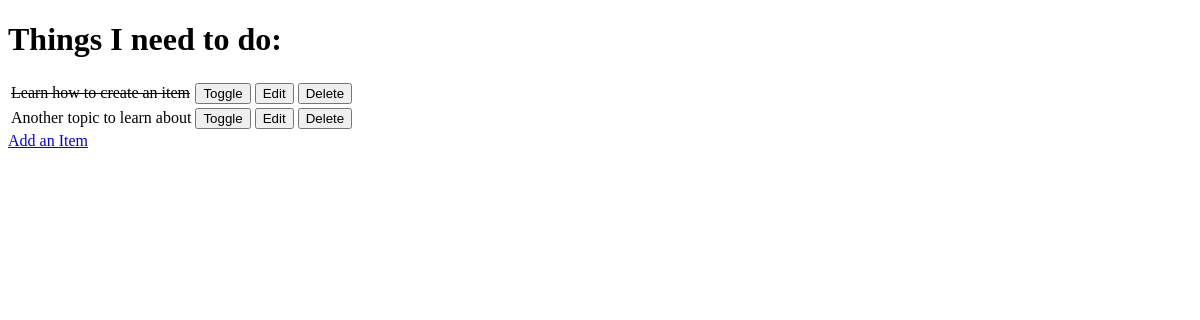
Before: / with the older database file.
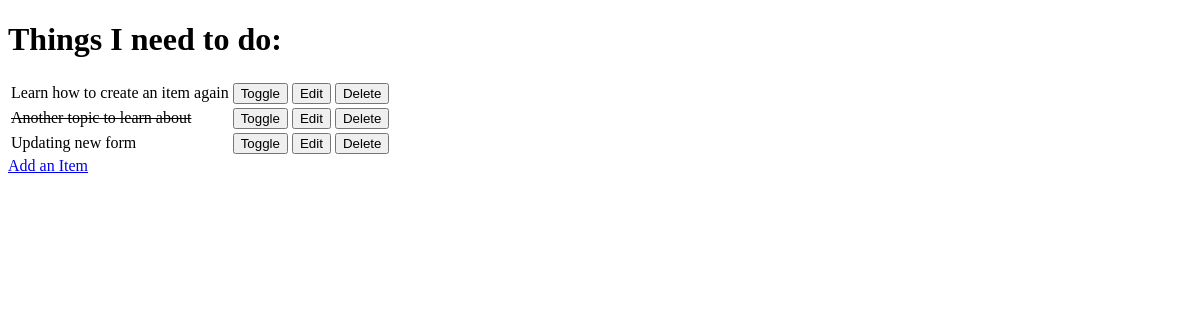
After: the same page with the newer database file.
### todo/models.py (models this page shows, shortened)
class Item(models.Model):
    name = models.CharField(max_length=50, null=False, blank=False)
    done = models.BooleanField(null=False, blank=False, default=False)

### todo/views.py (the view)
# urls.py: path('', views.get_todo_list, name='get_todo_list'),
def get_todo_list(request):
    items = Item.objects.all()
    context = {
        'items': items
    }
    return render(request, 'todo/todo_list.html', context)

### todo/templates/todo/todo_list.html (shortened to what this page needs)
<!DOCTYPE html>
<html lang="en">
  <head>
  </head>
  <body>
    <h1>Things I need to do:</h1>
    <table>
      {% for item in items %}
      <tr>
        {% if item.done %}
        <td><strike>{{ item.name }}</strike></td>
        {% else %}
        <td>{{ item.name }}</td>
        {% endif %}
        <td>
          <a href="/toggle/{{ item.id }}">
            <button>Toggle</button>
          </a>
        </td>
        <td>
          <a href="/edit/{{ item.id }}">
            <button>Edit</button>
          </a>
        </td>
        <td>
          <a href="/delete/{{ item.id }}">
            <button>Delete</button>
          </a>
        </td>
      </tr>
      {% empty %}
      <tr>
        <td>You have nothing to do.</td>
      </tr>
      {% endfor %}
    </table>
    <a href="/add">Add an Item</a>
  </body>
</html>

Changed rows visible on the page:
changed Item: done True → False (drawn); name "Learn how to create an item" → "Learn how to create an item again"
changed Item "Another topic to learn about": done False → True (drawn)
added Item: name "Updating new form"
